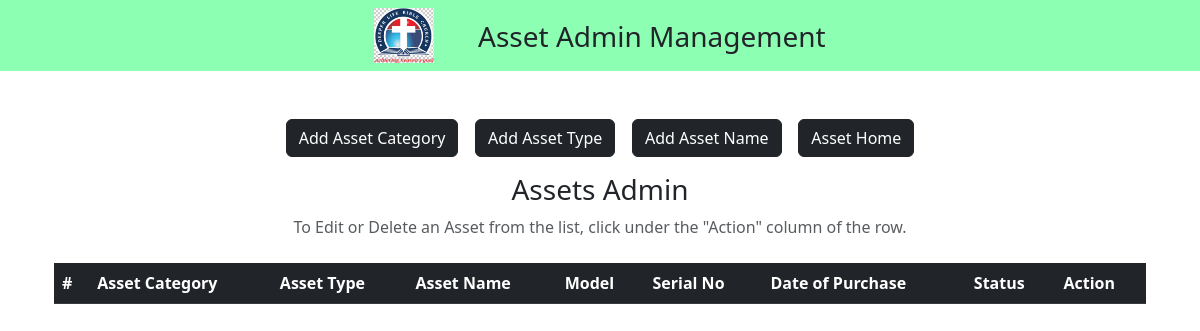
Before: /com/bin/pages/asspages/assetsadmin.php with the older database file.
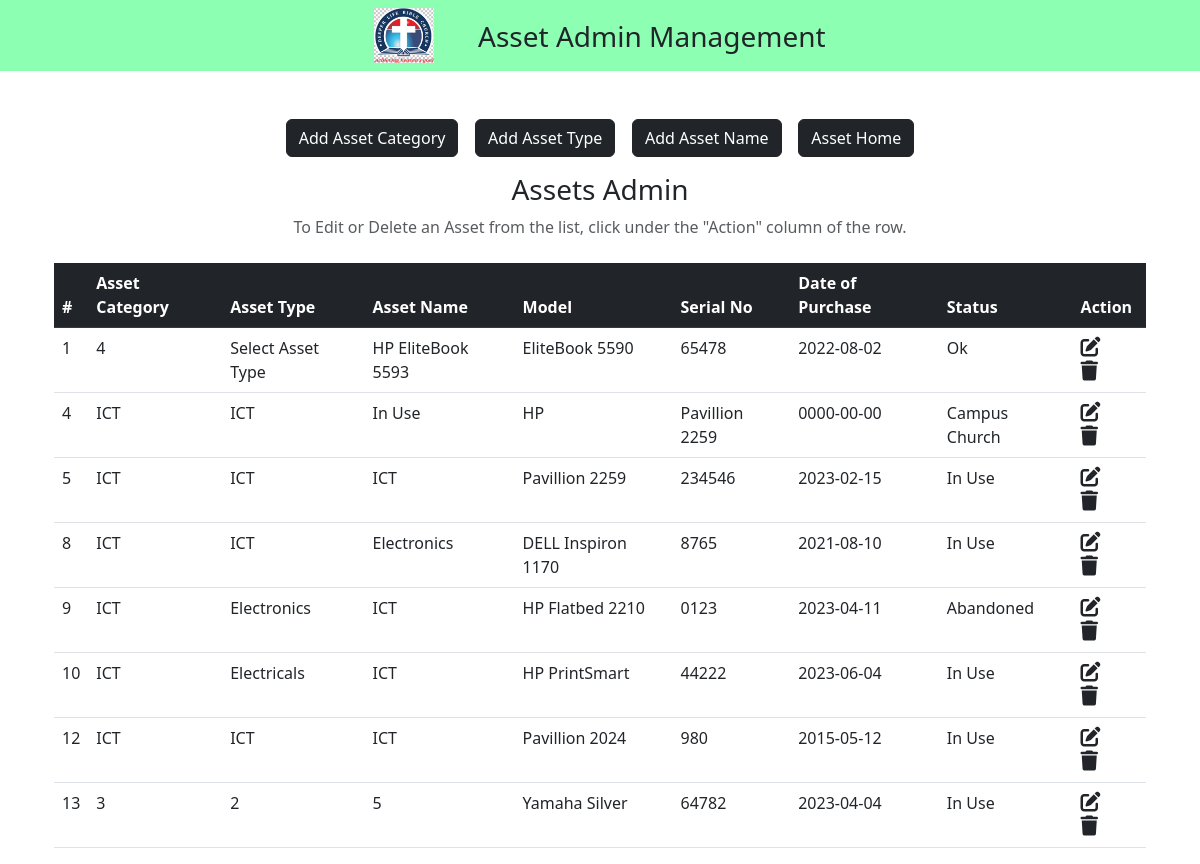
After: the same page with the newer database file.
### tables this page shows
CREATE TABLE `tblict` (
  `id` int(5) NOT NULL,
  `country` varchar(25) NOT NULL,
  `state` varchar(20) NOT NULL,
  `region` varchar(20) NOT NULL,
  `ogroup` varchar(20) NOT NULL,
  `ugroup` varchar(20) NOT NULL,
  `district` varchar(20) NOT NULL,
  `loc` varchar(20) NOT NULL,
  `address` varchar(250) NOT NULL,
  `item_category` varchar(20) NOT NULL,
  `item_type` varchar(30) NOT NULL,
  `assetName` varchar(20) NOT NULL,
  `oem` varchar(30) NOT NULL,
  `model` varchar(20) NOT NULL,
  `sn` varchar(20) NOT NULL,
  `dop` date NOT NULL,
  `cap` decimal(10,0) NOT NULL,
  `location` varchar(20) NOT NULL,
  `status` varchar(20) NOT NULL
);

### com/bin/pages/asspages/assetsadmin.php (the view, shortened to what this page needs)
<!DOCTYPE html>
<html lang="en">
<head>
    <link href="https://cdn.jsdelivr.net/npm/bootstrap@5.3.0-alpha3/dist/css/bootstrap.min.css" rel="stylesheet">
    <link rel="stylesheet" href="https://cdnjs.cloudflare.com/ajax/libs/font-awesome/6.4.0/css/all.min.css" />
</head>
<body>
    <nav class="navbar navbar-light justify-content-center fs-3 mb-5" style="background-color:#00ff5573;">
    <img id="logo"  src="img/clogo.png" width="5%">&nbsp;&nbsp;&nbsp;&nbsp;&nbsp;&nbsp;Asset Admin Management
    </nav>
    <div class="container">
        <center>
        <a href="assetCategory.php" class="btn btn-dark mb-3">Add Asset Category</a> &nbsp;&nbsp;
        <a href="assetType.php" class="btn btn-dark mb-3">Add Asset Type</a> &nbsp;&nbsp;
        <a href="assetName.php" class="btn btn-dark mb-3">Add Asset Name</a> &nbsp;&nbsp;
        <a href="asspage.php" class="btn btn-dark mb-3">Asset Home</a>
        </center>
        <div class="text-center mb-4">
<h3>Assets Admin</h3>
    <p class="text-muted">To Edit or Delete an Asset from the list, click under the "Action" column of the row.</p>
        </div>
        <div class="container d-flex justify-content-center">
            <table class="table table-hover text-left">
                <thead class="table-dark">
                    <tr>
                        <th scope="col">#</th>
                        <th scope="col">Asset Category</th>
                        <th scope="col">Asset Type</th>
                        <th scope="col">Asset Name</th>
                        <th scope="col">Model</th>
                        <th scope="col">Serial No</th>
                        <th scope="col">Date of Purchase</th>
                        <th scope="col">Status</th>
                        <th scope="col">Action</th>
                    </tr>
                </thead>
                <tbody>
                    <?php
                        $sql = "select * from `tblict`";
                        $result = mysqli_query($conn,$sql);
                        while($row= mysqli_fetch_assoc($result)){
                            ?>
                             <tr>
                        <td><?php echo $row['id'] ?></td>
                        <td><?php echo $row['item_category'] ?></td>
                        <td><?php echo $row['item_type'] ?></td>
                        <td><?php echo $row['assetName'] ?></td>
                        <td><?php echo $row['model'] ?></td>
                        <td><?php echo $row['sn'] ?></td>
                        <td><?php echo $row['dop'] ?></td>
                        <td><?php echo $row['status'] ?></td>
                        <td>
                            <a href="editict.php?id=<?php echo $row['id'] ?> " class="link-dark"><i class="fa-solid fa-pen-to-square fs-5 me-3"></i></a>
                            <a href="deleteict.php?id=<?php echo $row['id'] ?> " class="link-dark"><i class="fa-solid fa-trash fs-5"></i></a>
                        </td>
                    </tr>
                    <?php
                        }
                    ?>
                </tbody>
            </table>
        </div>
    </div>
</body>
</html>

Changed rows visible on the page:
added tblict: id "1", item_category "4", item_type "Select Asset Type", assetName "HP EliteBook 5593", model "EliteBook 5590", sn "65478", dop "2022-08-02", status "Ok"
added tblict: id "4", item_category "ICT", item_type "ICT", assetName "In Use", model "HP", sn "Pavillion 2259", dop "0000-00-00", status "Campus Church"
added tblict: id "5", item_category "ICT", item_type "ICT", assetName "ICT", model "Pavillion 2259", sn "234546", dop "2023-02-15", status "In Use"
added tblict: id "8", item_category "ICT", item_type "ICT", assetName "Electronics", model "DELL Inspiron 1170", sn "8765", dop "2021-08-10", status "In Use"
added tblict: id "9", item_category "ICT", item_type "Electronics", assetName "ICT", model "HP Flatbed 2210", sn "0123", dop "2023-04-11", status "Abandoned"
added tblict: id "10", item_category "ICT", item_type "Electricals", assetName "ICT", model "HP PrintSmart", sn "44222", dop "2023-06-04", status "In Use"
added tblict: id "12", item_category "ICT", item_type "ICT", assetName "ICT", model "Pavillion 2024", sn "980", dop "2015-05-12", status "In Use"
added tblict: id "13", item_category "3", item_type "2", assetName "5", model "Yamaha Silver", sn "64782", dop "2023-04-04", status "In Use"
